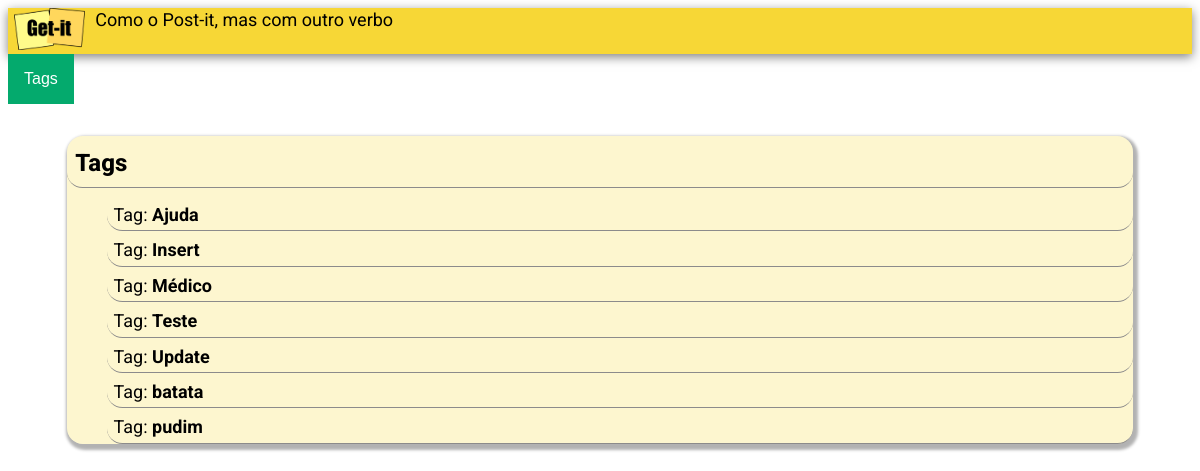
The page /tags/listar on the database as committed earlier.
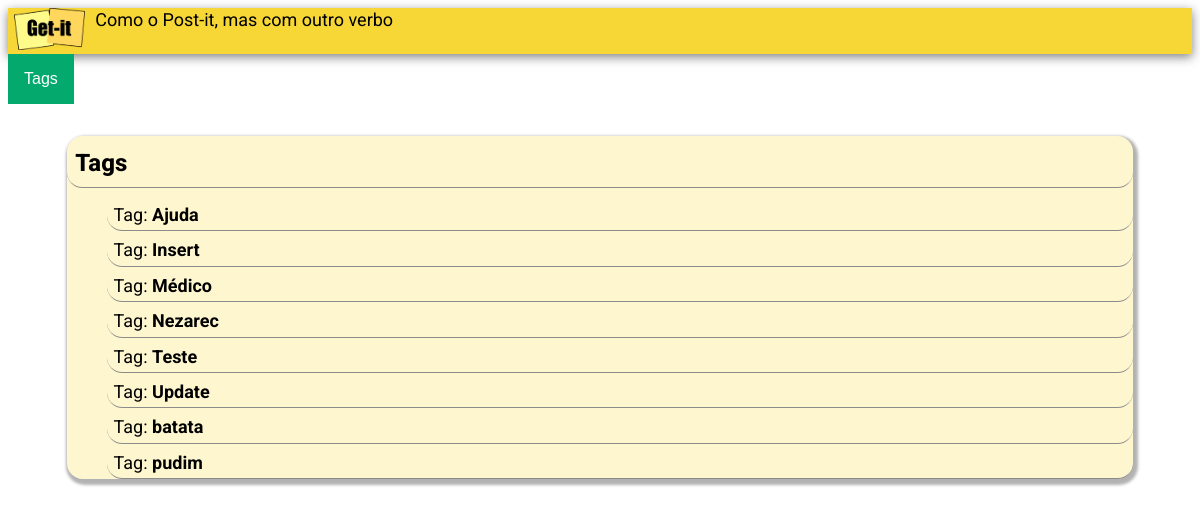
The same page on the database as committed later.
### notes/models.py (models this page shows, shortened)
class Tag(models.Model):
    name = models.CharField(max_length=200)
    class Meta:
        ordering = ['name']

### notes/views.py (the view)
# urls.py: path('tags/listar', views.listarTags, name='listar_Tags'),
def listarTags(request):
        all_tags = Tag.objects.all()
        return render(request, 'notes/tags/list_index.html', {'tags': all_tags})

### notes/templates/notes/tags/list_index.html
{% extends "notes/base.html" %}
{% load static %}
{% block content %}
<div class="tag-list-card">
        <h1 class="tag-list-title">Tags</h1>
        <hr />
        <ul>
        {% for tag in tags %}
            <li class="tag-list-text">Tag: <a href="/tags/listar/{{tag.id}}">{{tag.name}}</a></li>
            <hr/>
        {% endfor %}
        </ul>
</div>
{% endblock %}

Rows that differ between the two databases and show on the page:
added Tag: name "Nezarec"
